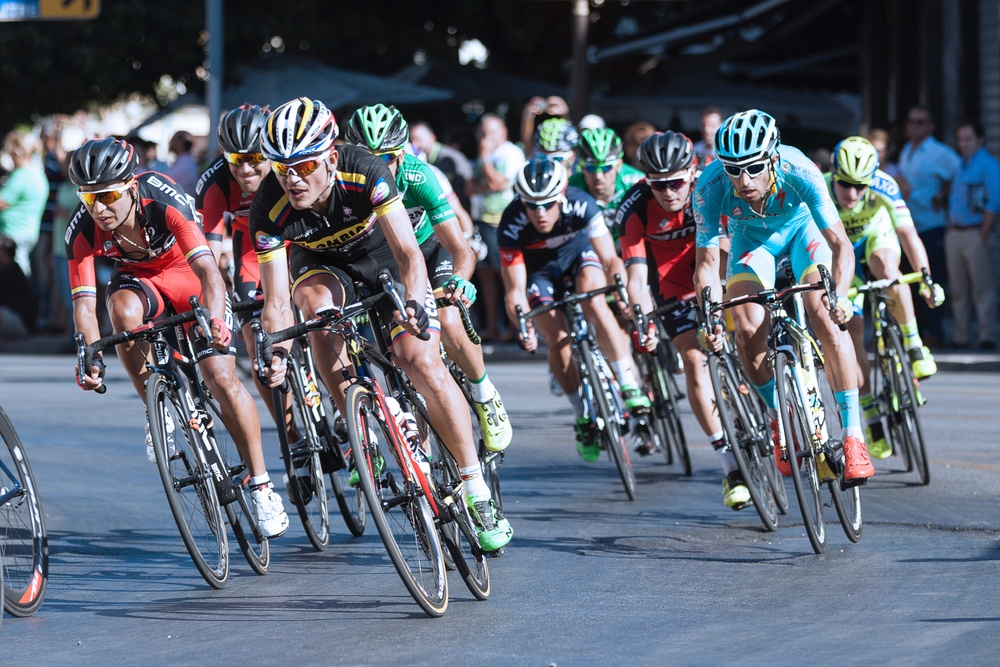
#> input picture code/pic1.jpg, 1000 x 667 px, shrunk from 4212 x 2808 before the run
$ python test2.py
#> lines starting #> are read from the running program, lines starting #| are printed output that depends on the picture
import numpy as np
import cv2

# Load an color image in grayscale
img = cv2.imread('pic1.jpg',0)
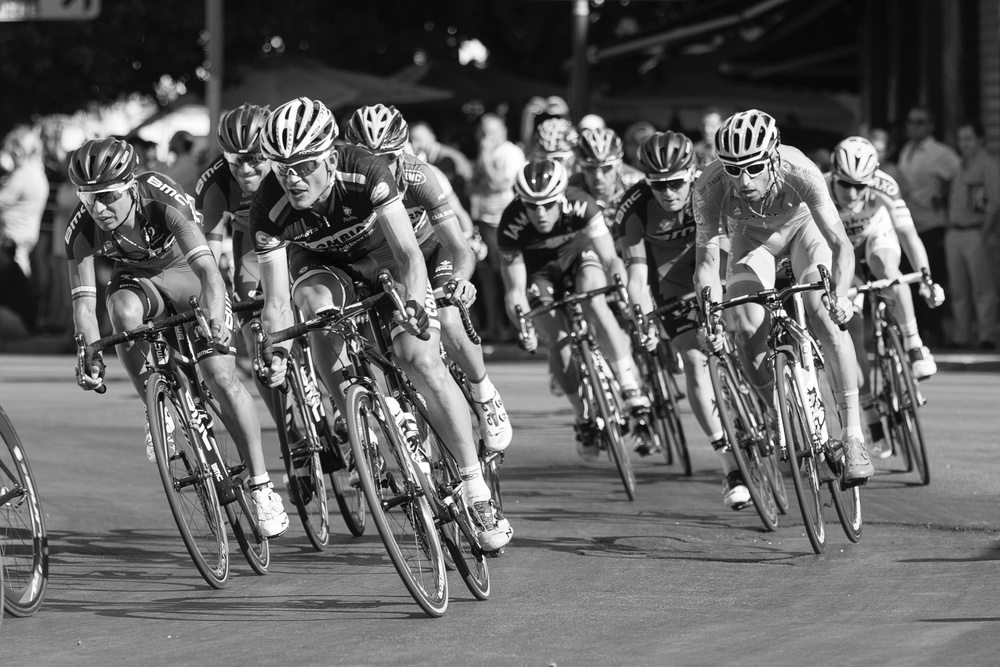
#> img: shape (667, 1000); min 0, max 255, mean 100.1
print(img)
#> (printed output is left out)

#cv2.imwrite('pic1-grey.jpg',img)

cv2.namedWindow('image', cv2.WINDOW_NORMAL)
cv2.imshow('image',img)
cv2.waitKey(10000)
cv2.destroyAllWindows()
